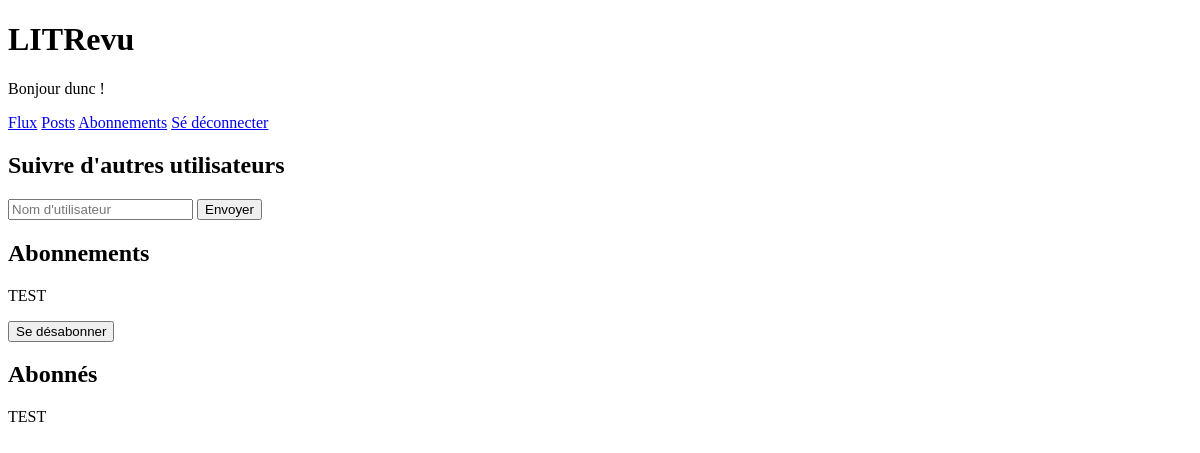
Page /follow/ (signed in) on the earlier database version.
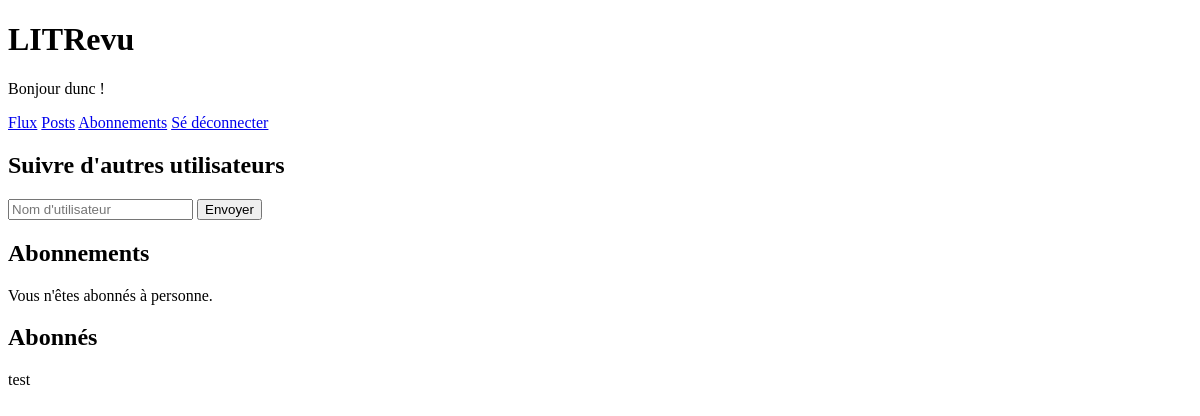
Same page on the later database version.
### authentication/models.py (models this page shows)
class User(AbstractUser):
    follows = models.ManyToManyField('self', symmetrical=False, related_name='followers', blank=True)

### review_app/views.py (the view, shortened to what this page needs)
# urls.py: path('follow/', review_app.views.follow_user, name='follow'),
@login_required
def follow_user(request):
    message = ""
    context = {
        'message': message,
        'follows': request.user.follows.all(),  # mes abonnements
        'followers': request.user.followers.all(),  # mes abonnés
    }
    return render(request, 'review_app/follow.html', {'context': context})

### review_app/templates/review_app/follow.html (shortened to what this page needs)
{% extends 'base.html' %}
{% block content %}
    <h2>Suivre d'autres utilisateurs</h2>
    <form action="" method="post">
        <input type="text" name="username" placeholder="Nom d'utilisateur">
        <button type="submit">Envoyer</button>
    </form>
    <h2>Abonnements</h2>
    {% if context.follows %}
        {% for follow in context.follows %}
            <form action="" method="post">
                <p>{{ follow.username }}</p>
                <button type="submit">Se désabonner</button>
            </form>
        {% endfor %}
    {% else %}
        <p>Vous n'êtes abonnés à personne.</p>
    {% endif %}
    <h2>Abonnés</h2>
    {% if context.followers %}
        {% for follower in context.followers %}
            <p>{{ follower.username }}</p>
        {% endfor %}
    {% else %}
        <p>Vous n'avez pas encore d'abonnés.</p>
    {% endif %}
{% endblock content %}

Differences in the rows shown:
removed User: username "TEST"
added User: username "test", shown under "Abonnés"
Other differences:
text now shown: "Vous n'êtes abonnés à personne."
